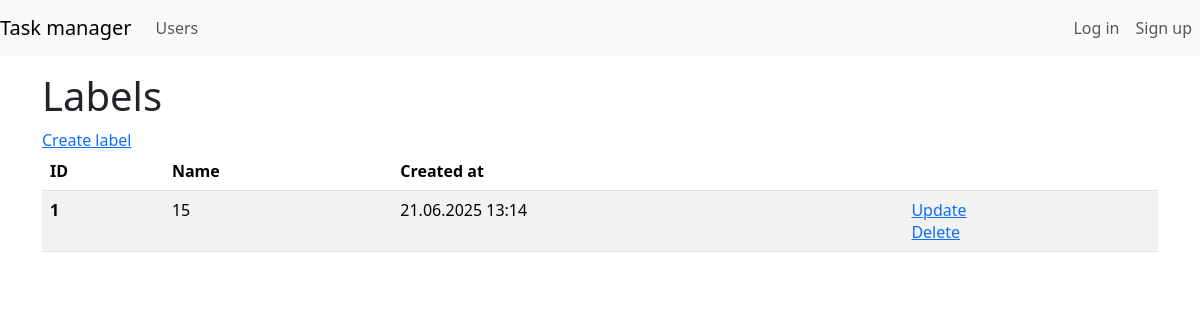
Screenshot of /labels/ with the database file from the repository.
### task_manager/labels/models.py (models this page shows, shortened)
class Label(models.Model):
    name = models.CharField(max_length=40, unique=True, null=False)
    created_at = models.DateTimeField(_("Creation date"), auto_now_add=True)

### task_manager/labels/views.py (the view)
# urls.py: path("", LabelView.as_view(), name="label_list"),
class LabelView(ListView):
    model = Label
    context_object_name = "label_list"
    template_name = "labels/label_list.html"

### task_manager/templates/labels/label_list.html (shortened to what this page needs)
{% extends "task_manager/base.html" %}
{% load i18n %}
{% load django_bootstrap5 %}
{% block content %}
<div class="mt-4">
    <h1 class="mt-1">{% translate "Labels" %}</h1>
    <a href="{% url 'labels:create_label' %}">{% translate 'Create label' %}</a>
    {% if label_list %}
    <table class="table table-striped">
        <thead>
            <tr>
                <th scope="col">ID</th>
                <th scope="col">{% translate "Name" %}</th>
                <th scope="col">{% translate "Created at" %}</th>
                <th></th>
            </tr>
        </thead>
        <tbody>
            {% for label in label_list %}
            <tr>
                <th scope="row"> {{ label.id }}</th>
                <td>{{ label.name }}</td>
                <td>{{ label.created_at|date:"d.m.Y H:i" }}</td>
                <td>
                    <a href="{% url 'labels:update_label' label.pk %}">{% translate 'Update' %}</a>
                    <br>
                    <a href="{% url 'labels:delete_label' label.pk %}">{% translate 'Delete' %}</a>
                </td>
            </tr>
            {% endfor %}
        </tbody>
    </table>
    {% else %}
    <p>{% translate "There are no labels." %}
    </p>
    {% endif %}
    {% endblock %}

### rows the page displays
Label: id "1", name "15", created_at "21.06.2025 13:14"
